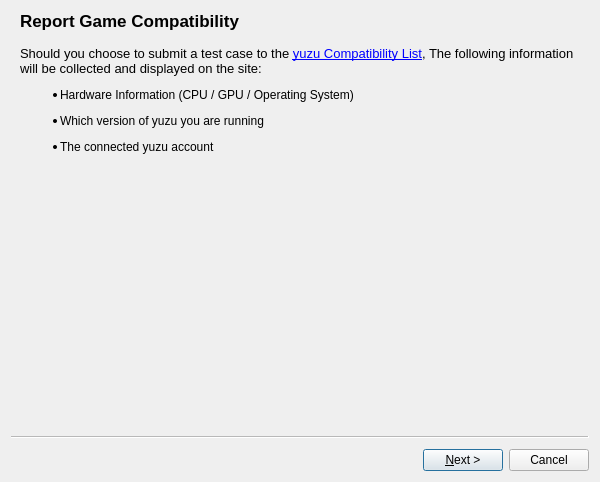
<?xml version="1.0" encoding="UTF-8"?>
<ui version="4.0">
 <class>CompatDB</class>
 <widget class="QWizard" name="CompatDB">
  <property name="geometry">
   <rect>
    <x>0</x>
    <y>0</y>
    <width>600</width>
    <height>482</height>
   </rect>
  </property>
  <property name="minimumSize">
   <size>
    <width>500</width>
    <height>410</height>
   </size>
  </property>
  <property name="windowTitle">
   <string>Report Compatibility</string>
  </property>
  <property name="options">
   <set>QWizard::DisabledBackButtonOnLastPage|QWizard::HelpButtonOnRight|QWizard::NoBackButtonOnStartPage</set>
  </property>
  <widget class="QWizardPage" name="wizard_Info">
   <property name="title">
    <string>Report Game Compatibility</string>
   </property>
   <attribute name="pageId">
    <string notr="true">0</string>
   </attribute>
   <layout class="QVBoxLayout" name="verticalLayout">
    <item>
     <widget class="QLabel" name="lbl_Spiel">
      <property name="text">
       <string>&lt;html&gt;&lt;head/&gt;&lt;body&gt;&lt;p&gt;&lt;span style=&quot; font-size:10pt;&quot;&gt;Should you choose to submit a test case to the &lt;/span&gt;&lt;a href=&quot;https://yuzu-emu.org/game/&quot;&gt;&lt;span style=&quot; font-size:10pt; text-decoration: underline; color:#0000ff;&quot;&gt;yuzu Compatibility List&lt;/span&gt;&lt;/a&gt;&lt;span style=&quot; font-size:10pt;&quot;&gt;, The following information will be collected and displayed on the site:&lt;/span&gt;&lt;/p&gt;&lt;ul style=&quot;margin-top: 0px; margin-bottom: 0px; margin-left: 0px; margin-right: 0px; -qt-list-indent: 1;&quot;&gt;&lt;li style=&quot; margin-top:12px; margin-bottom:12px; margin-left:0px; margin-right:0px; -qt-block-indent:0; text-indent:0px;&quot;&gt;Hardware Information (CPU / GPU / Operating System)&lt;/li&gt;&lt;li style=&quot; margin-top:12px; margin-bottom:12px; margin-left:0px; margin-right:0px; -qt-block-indent:0; text-indent:0px;&quot;&gt;Which version of yuzu you are running&lt;/li&gt;&lt;li style=&quot; margin-top:12px; margin-bottom:12px; margin-left:0px; margin-right:0px; -qt-block-indent:0; text-indent:0px;&quot;&gt;The connected yuzu account&lt;/li&gt;&lt;/ul&gt;&lt;/body&gt;&lt;/html&gt;</string>
      </property>
      <property name="wordWrap">
       <bool>true</bool>
      </property>
      <property name="openExternalLinks">
       <bool>true</bool>
      </property>
     </widget>
    </item>
    <item>
     <spacer name="verticalSpacer_2">
      <property name="orientation">
       <enum>Qt::Vertical</enum>
      </property>
      <property name="sizeHint" stdset="0">
       <size>
        <width>20</width>
        <height>0</height>
       </size>
      </property>
     </spacer>
    </item>
   </layout>
  </widget>
  <widget class="QWizardPage" name="wizard_GameBoot">
   <property name="title">
    <string>Report Game Compatibility</string>
   </property>
   <attribute name="pageId">
    <string notr="true">1</string>
   </attribute>
   <layout class="QFormLayout" name="formLayout1">
    <item row="0" column="0" colspan="2">
     <widget class="QLabel" name="lbl_Independent1">
      <property name="font">
       <font>
        <pointsize>10</pointsize>
       </font>
      </property>
      <property name="text">
       <string>&lt;html&gt;&lt;head/&gt;&lt;body&gt;&lt;p&gt;Does the game boot?&lt;/p&gt;&lt;/body&gt;&lt;/html&gt;</string>
      </property>
      <property name="wordWrap">
       <bool>true</bool>
      </property>
     </widget>
    </item>
    <item row="1" column="0" colspan="2">
     <spacer name="verticalSpacer1">
      <property name="orientation">
       <enum>Qt::Vertical</enum>
      </property>
      <property name="sizeHint" stdset="0">
       <size>
        <width>20</width>
        <height>0</height>
       </size>
      </property>
     </spacer>
    </item>
    <item row="2" column="0">
     <widget class="QRadioButton" name="radioButton_GameBoot_Yes">
      <property name="text">
       <string>Yes   The game starts to output video or audio</string>
      </property>
     </widget>
    </item>
    <item row="4" column="0">
     <widget class="QRadioButton" name="radioButton_GameBoot_No">
      <property name="text">
       <string>No    The game doesn't get past the &quot;Launching...&quot; screen</string>
      </property>
     </widget>
    </item>
   </layout>
  </widget>
  <widget class="QWizardPage" name="wizard_GamePlay">
   <property name="title">
    <string>Report Game Compatibility</string>
   </property>
   <attribute name="pageId">
    <string notr="true">2</string>
   </attribute>
   <layout class="QFormLayout" name="formLayout2">
    <item row="2" column="0">
     <widget class="QRadioButton" name="radioButton_Gameplay_Yes">
      <property name="text">
       <string>Yes   The game gets past the intro/menu and into gameplay</string>
      </property>
     </widget>
    </item>
    <item row="4" column="0">
     <widget class="QRadioButton" name="radioButton_Gameplay_No">
      <property name="text">
       <string>No    The game crashes or freezes while loading or using the menu</string>
      </property>
     </widget>
    </item>
    <item row="0" column="0" colspan="2">
     <widget class="QLabel" name="lbl_Independent2">
      <property name="font">
       <font>
        <pointsize>10</pointsize>
       </font>
      </property>
      <property name="text">
       <string>&lt;html&gt;&lt;head/&gt;&lt;body&gt;&lt;p&gt;Does the game reach gameplay?&lt;/p&gt;&lt;/body&gt;&lt;/html&gt;</string>
      </property>
      <property name="wordWrap">
       <bool>true</bool>
      </property>
     </widget>
    </item>
    <item row="1" column="0" colspan="2">
     <spacer name="verticalSpacer2">
      <property name="orientation">
       <enum>Qt::Vertical</enum>
      </property>
      <property name="sizeHint" stdset="0">
       <size>
        <width>20</width>
        <height>0</height>
       </size>
      </property>
     </spacer>
    </item>
   </layout>
  </widget>
  <widget class="QWizardPage" name="wizard_NoFreeze">
   <property name="title">
    <string>Report Game Compatibility</string>
   </property>
   <attribute name="pageId">
    <string notr="true">3</string>
   </attribute>
   <layout class="QFormLayout" name="formLayout3">
    <item row="2" column="0">
     <widget class="QRadioButton" name="radioButton_NoFreeze_Yes">
      <property name="text">
       <string>Yes   The game works without crashes</string>
      </property>
     </widget>
    </item>
    <item row="4" column="0">
     <widget class="QRadioButton" name="radioButton_NoFreeze_No">
      <property name="text">
       <string>No    The game crashes or freezes during gameplay</string>
      </property>
     </widget>
    </item>
    <item row="0" column="0" colspan="2">
     <widget class="QLabel" name="lbl_Independent3">
      <property name="font">
       <font>
        <pointsize>10</pointsize>
       </font>
      </property>
      <property name="text">
       <string>&lt;html&gt;&lt;head/&gt;&lt;body&gt;&lt;p&gt;Does the game work without crashing, freezing or locking up during gameplay?&lt;/p&gt;&lt;/body&gt;&lt;/html&gt;</string>
      </property>
      <property name="wordWrap">
       <bool>true</bool>
      </property>
     </widget>
    </item>
    <item row="1" column="0" colspan="2">
     <spacer name="verticalSpacer3">
      <property name="orientation">
       <enum>Qt::Vertical</enum>
      </property>
      <property name="sizeHint" stdset="0">
       <size>
        <width>20</width>
        <height>0</height>
       </size>
      </property>
     </spacer>
    </item>
   </layout>
  </widget>
  <widget class="QWizardPage" name="wizard_Complete">
   <property name="title">
    <string>Report Game Compatibility</string>
   </property>
   <attribute name="pageId">
    <string notr="true">4</string>
   </attribute>
   <layout class="QFormLayout" name="formLayout4">
    <item row="2" column="0">
     <widget class="QRadioButton" name="radioButton_Complete_Yes">
      <property name="text">
       <string>Yes   The game can be finished without any workarounds</string>
      </property>
     </widget>
    </item>
    <item row="4" column="0">
     <widget class="QRadioButton" name="radioButton_Complete_No">
      <property name="text">
       <string>No    The game can't progress past a certain area</string>
      </property>
     </widget>
    </item>
    <item row="0" column="0" colspan="2">
     <widget class="QLabel" name="lbl_Independent4">
      <property name="font">
       <font>
        <pointsize>10</pointsize>
       </font>
      </property>
      <property name="text">
       <string>&lt;html&gt;&lt;head/&gt;&lt;body&gt;&lt;p&gt;Is the game completely playable from start to finish?&lt;/p&gt;&lt;/body&gt;&lt;/html&gt;</string>
      </property>
      <property name="wordWrap">
       <bool>true</bool>
      </property>
     </widget>
    </item>
    <item row="1" column="0" colspan="2">
     <spacer name="verticalSpacer4">
      <property name="orientation">
       <enum>Qt::Vertical</enum>
      </property>
      <property name="sizeHint" stdset="0">
       <size>
        <width>20</width>
        <height>0</height>
       </size>
      </property>
     </spacer>
    </item>
   </layout>
  </widget>
  <widget class="QWizardPage" name="wizard_Graphical">
   <property name="title">
    <string>Report Game Compatibility</string>
   </property>
   <attribute name="pageId">
    <string notr="true">5</string>
   </attribute>
   <layout class="QFormLayout" name="formLayout5">
    <item row="2" column="0">
     <widget class="QRadioButton" name="radioButton_Graphical_Major">
      <property name="text">
       <string>Major   The game has major graphical errors</string>
      </property>
     </widget>
    </item>
    <item row="4" column="0">
     <widget class="QRadioButton" name="radioButton_Graphical_Minor">
      <property name="text">
       <string>Minor   The game has minor graphical errors</string>
      </property>
     </widget>
    </item>
    <item row="6" column="0">
     <widget class="QRadioButton" name="radioButton_Graphical_No">
      <property name="text">
       <string>None     Everything is rendered as it looks on the Nintendo Switch</string>
      </property>
     </widget>
    </item>
    <item row="0" column="0" colspan="2">
     <widget class="QLabel" name="lbl_Independent5">
      <property name="font">
       <font>
        <pointsize>10</pointsize>
       </font>
      </property>
      <property name="text">
       <string>&lt;html&gt;&lt;head/&gt;&lt;body&gt;&lt;p&gt;Does the game have any graphical glitches?&lt;/p&gt;&lt;/body&gt;&lt;/html&gt;</string>
      </property>
      <property name="wordWrap">
       <bool>true</bool>
      </property>
     </widget>
    </item>
    <item row="1" column="0" colspan="2">
     <spacer name="verticalSpacer5">
      <property name="orientation">
       <enum>Qt::Vertical</enum>
      </property>
      <property name="sizeHint" stdset="0">
       <size>
        <width>20</width>
        <height>0</height>
       </size>
      </property>
     </spacer>
    </item>
   </layout>
  </widget>
  <widget class="QWizardPage" name="wizard_Audio">
   <property name="title">
    <string>Report Game Compatibility</string>
   </property>
   <attribute name="pageId">
    <string notr="true">6</string>
   </attribute>
   <layout class="QFormLayout" name="formLayout6">
    <item row="2" column="0">
     <widget class="QRadioButton" name="radioButton_Audio_Major">
      <property name="text">
       <string>Major   The game has major audio errors</string>
      </property>
     </widget>
    </item>
    <item row="4" column="0">
     <widget class="QRadioButton" name="radioButton_Audio_Minor">
      <property name="text">
       <string>Minor   The game has minor audio errors</string>
      </property>
     </widget>
    </item>
    <item row="6" column="0">
     <widget class="QRadioButton" name="radioButton_Audio_No">
      <property name="text">
       <string>None     Audio is played perfectly</string>
      </property>
     </widget>
    </item>
    <item row="0" column="0" colspan="2">
     <widget class="QLabel" name="lbl_Independent6">
      <property name="font">
       <font>
        <pointsize>10</pointsize>
       </font>
      </property>
      <property name="text">
       <string>&lt;html&gt;&lt;head/&gt;&lt;body&gt;&lt;p&gt;Does the game have any audio glitches / missing effects?&lt;/p&gt;&lt;/body&gt;&lt;/html&gt;</string>
      </property>
      <property name="wordWrap">
       <bool>true</bool>
      </property>
     </widget>
    </item>
    <item row="1" column="0" colspan="2">
     <spacer name="verticalSpacer6">
      <property name="orientation">
       <enum>Qt::Vertical</enum>
      </property>
      <property name="sizeHint" stdset="0">
       <size>
        <width>20</width>
        <height>0</height>
       </size>
      </property>
     </spacer>
    </item>
   </layout>
  </widget>
  <widget class="QWizardPage" name="wizard_ThankYou">
   <property name="title">
    <string>Thank you for your submission!</string>
   </property>
   <attribute name="pageId">
    <string notr="true">7</string>
   </attribute>
  </widget>
 </widget>
 <resources/>
 <connections/>
</ui>
